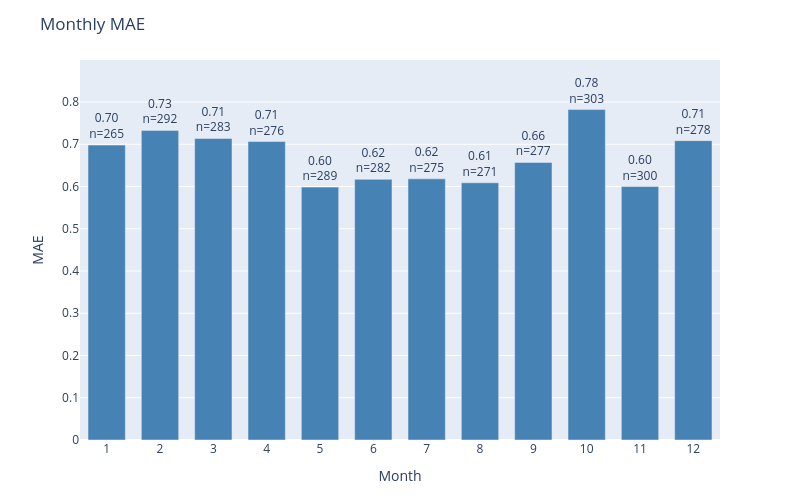

The cell this chart's notebook holds for it:
### Code cell
plot_error_by_group(
    df=results_test,
    y_true_col='actual',
    y_pred_col='prediction',
    date_col='dt_prediction',
    group_by='month',
    metric='mae',
    title='Monthly MAE'
)

### Figure 1 — Plotly figure (JSON) as saved in the notebook; plotly's stock layout.template omitted (floating-point values rounded to 4 significant figures)
{"data": [{"marker": {"color": "steelblue"}, "text": ["0.70<br>n=265", "0.73<br>n=292", "0.71<br>n=283", "0.71<br>n=276", "0.60<br>n=289", "0.62<br>n=282", "0.62<br>n=275", "0.61<br>n=271", "0.66<br>n=277", "0.78<br>n=303", "0.60<br>n=300", "0.71<br>n=278"], "textposition": "outside", "type": "bar", "x": ["1", "2", "3", "4", "5", "6", "7", "8", "9", "10", "11", "12"], "y": [0.6981, 0.7329, 0.7138, 0.7065, 0.5986, 0.617, 0.6182, 0.6089, 0.657, 0.7822, 0.6, 0.7086]}], "layout": {"bargap": 0.3, "height": 500, "margin": {"b": 60, "t": 60}, "title": {"text": "Monthly MAE"}, "uniformtext": {"minsize": 8, "mode": "hide"}, "width": 800, "xaxis": {"title": {"text": "Month"}}, "yaxis": {"range": [0, 0.8995], "title": {"text": "MAE"}}}}
